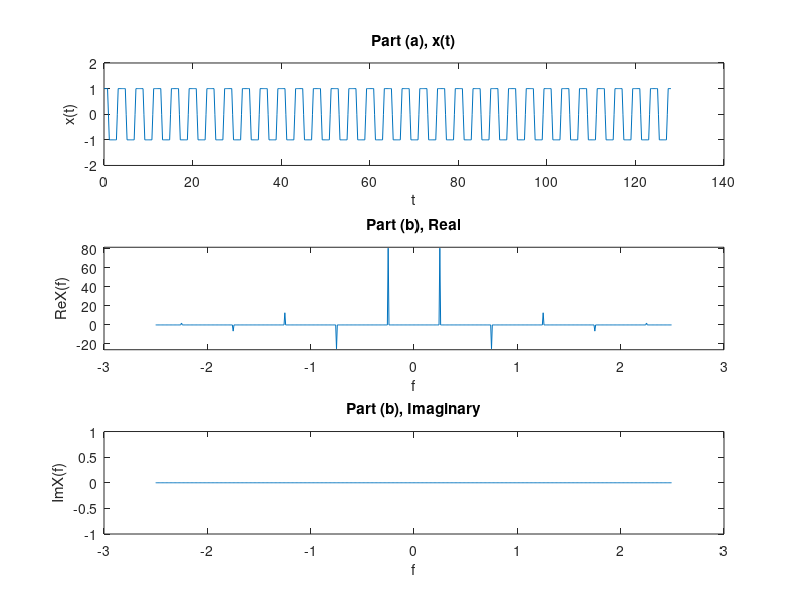

Write the MATLAB code that produced this figure.
% square wave t = [0,8], 0.2 ms between samples

fs = 1/0.2;
T = 128;
t = linspace(0,T,T*fs);
x = square(((t+1)*pi/2));
a = max(abs(x-x(end:-1:1)));

n = length(x);
X = fftshift(fft(x)*(1/fs));
f = (-n/2:n/2-1)*(fs/n);


subplot(3,1,1);
plot(t,x);
ylim([-2 2]);
title('Part (a), x(t)');
xlabel('t');
ylabel('x(t)');

subplot(3,1,2);
plot(f,real(X));
title('Part (b), Real');
ylim([min(real(X))-1 max(real(X))+1]);
xlabel('f');
ylabel('Re{X(f)}');

subplot(3,1,3);
plot(f,imag(X));
ylim([min(imag(X))-1 max(imag(X))+1]);
title('Part (b), Imaginary');
xlabel('f');
ylabel('Im{X(f)}');

pause();
N = length(x);
n = 0:N-1;
x = 0.5*(x + x(mod(-n,N)+1));

X = fftshift(fft(x)*(1/fs));

subplot(3,1,1);
plot(t,x);
ylim([-2 2]);
title('Part (a), x(t)');
xlabel('t');
ylabel('x(t)');

subplot(3,1,2);
plot(f,real(X));
title('Part (b), Real');
ylim([min(real(X))-1 max(real(X))+1]);
xlabel('f');
ylabel('Re{X(f)}');

subplot(3,1,3);
plot(f,imag(X));
ylim([min(imag(X))-1 max(imag(X))+1]);
title('Part (b), Imaginary');
xlabel('f');
ylabel('Im{X(f)}');
